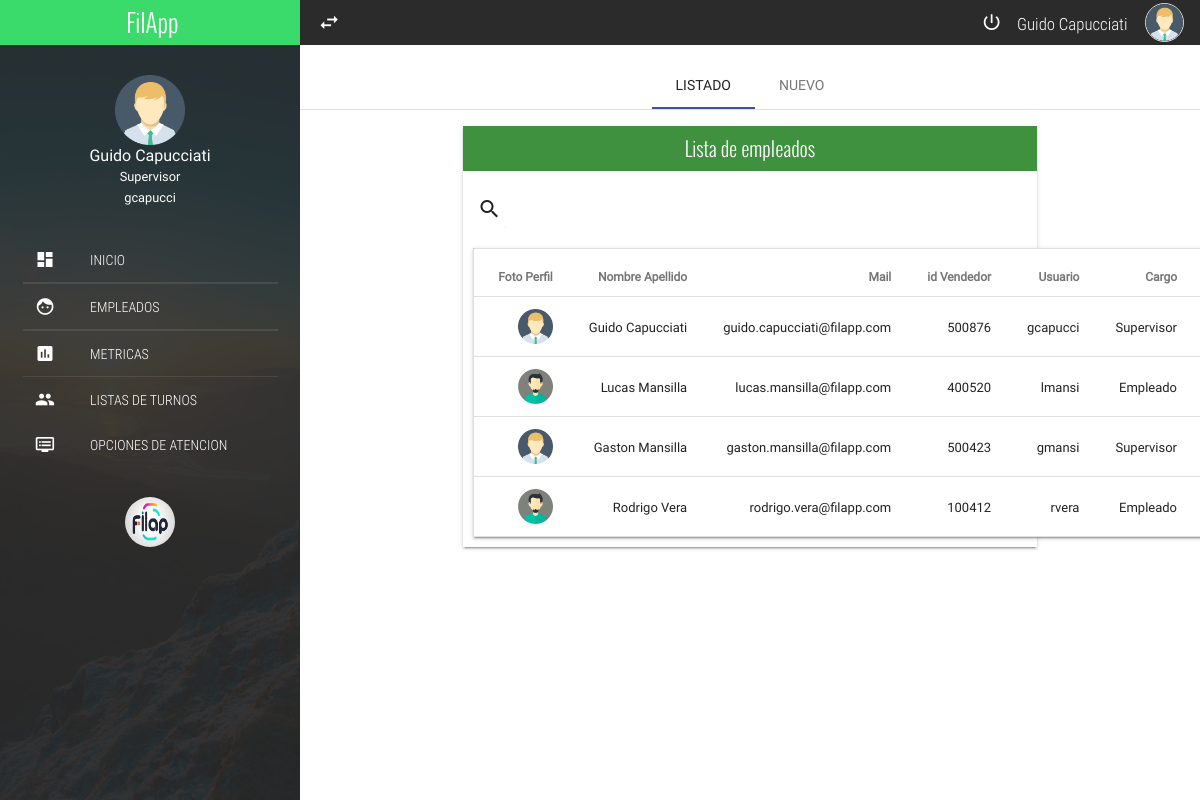
The app's page /Admin3/listaEmpleado.php (signed in) with its own data.
### tables this page shows
CREATE TABLE `empleados` (
  `id` int(11) NOT NULL,
  `Nombre` varchar(50) NOT NULL,
  `Apellido` varchar(50) NOT NULL,
  `Usuario` varchar(20) NOT NULL,
  `pass` varchar(15) NOT NULL,
  `idCargo` int(11) NOT NULL,
  `idVendedor` int(11) NOT NULL,
  `Mail` varchar(100) NOT NULL,
  `fotoPerfil` varchar(50) NOT NULL,
  `UltimoLogin` date DEFAULT NULL,
  `UserCreador` varchar(50) DEFAULT NULL
);

### Admin3/listaEmpleado.php (the view, shortened to what this page needs)
<?php
include 'headersup.php';
require_once '../php/Conexiones/conn.php';
?>
		<div class="mdl-tabs mdl-js-tabs mdl-js-ripple-effect">
			<div class="mdl-tabs__tab-bar">
				<a href="#tabListAdmin" class="mdl-tabs__tab  is-active">Listado</a>
				<a href="#tabNewAdmin" class="mdl-tabs__tab">Nuevo</a>
			</div>
			<div class="mdl-tabs__panel is-active" id="tabListAdmin">
				<div class="mdl-grid">
					<div class="mdl-cell mdl-cell--4-col-phone mdl-cell--8-col-tablet mdl-cell--8-col-desktop mdl-cell--2-offset-desktop">
						<div class="full-width panel mdl-shadow--2dp">
							<div class="full-width panel-tittle bg-success text-center tittles">
								Lista de empleados
							</div>
							<div class="full-width panel-content">
								<form action="listaEmpleado.php" method="GET">
									<div class="mdl-textfield mdl-js-textfield mdl-textfield--expandable">
										<label class="mdl-button mdl-js-button mdl-button--icon" for="searchAdmin">
											<i class="zmdi zmdi-search"></i>
										</label>
									</div>
								</form>
								<table class="mdl-data-table mdl-js-data-table mdl-shadow--2dp full-width table-responsive">
						<thead>
							<tr>
								<th>Foto Perfil</th>
                                <th>Nombre Apellido</th>
								<th>Mail</th>
								<th>id Vendedor</th>
								<th>Usuario</th>
								<th>Cargo</th>
								<th>Eliminar</th>
							</tr>
						</thead>
						<tbody>
						<?php
									$sql = "SELECT * FROM empleados";
									$respuesta = mysqli_query($link,$sql) or die(mysqli_error($link));
									while($fila= mysqli_fetch_assoc($respuesta)){
										if ($fila['idCargo'] == 1) {
											$Cargo = 'Supervisor';
										}else{
											$Cargo = 'Empleado';
										}
								?>
							<tr>
								<td><img src="assets/img/<?php echo $fila['fotoPerfil']; ?>" alt="avatar" style="height: 35px; width:35px;"></td>
								<td><?php echo $fila['Nombre'].' '.$fila['Apellido']; ?></td>
                                <td><?php echo $fila['Mail'];?></td>
								<td><?php echo $fila['idVendedor'];?></td>
								<td><?php echo $fila['Usuario'];?></td>
								<td><?php echo $Cargo ?></td>
								<td><a class="mdl-button mdl-button--icon mdl-js-button mdl-js-ripple-effect" href="form/eliminarEmpleado.php?id=<?php echo $fila['id']?>"><i class="zmdi zmdi-alert-octagon"></i></a>Eliminar</td>
							</tr>
							<?php
								}
							?>
						</tbody>
					</table>
								</div>
							</div>
						</div>
					</div>
				</div>
			</div>
	</section>
	<?php
	include 'footer.php';
	?>

### Admin3/headersup.php (shortened to what this page needs)
<?php
if ($_SESSION['Cargo'] == 1) {
    $cargo = "Supervisor";
}
?>
<!DOCTYPE html>
<html lang="es">
<head>
	<link rel="stylesheet" href="css/normalize.css">
	<link rel="stylesheet" href="css/sweetalert2.css">
	<link rel="stylesheet" href="css/material.min.css">
	<link rel="stylesheet" href="css/material-design-iconic-font.min.css">
	<link rel="stylesheet" href="css/jquery.mCustomScrollbar.css">
	<link rel="stylesheet" href="css/main.css">
</head>
<body>
	<section class="full-width navLateral">
		<div class="full-width navLateral-bg btn-menu"></div>
		<div class="full-width navLateral-body">
			<div class="full-width navLateral-body-logo text-center tittles">
				<i class="zmdi zmdi-close btn-menu"></i> FilApp
			</div>
			<figure class="full-width navLateral-body-tittle-menu">
				<div>
					<img src="assets/img/avatar-male.png" alt="Avatar" class="img-responsive">
				</div>
				<figcaption>
					<span>
					<?php echo $_SESSION['name'].'<br> <small>'.$cargo.'</small>'.'<br> <small>'.$_SESSION['user'].'</small>';?>
					</span>
				</figcaption>
			</figure>
			<nav class="full-width">
				<ul class="full-width list-unstyle menu-principal">
					<li class="full-width">
						<a href="homeSup.php" class="full-width">
							<div class="navLateral-body-cl">
								<i class="zmdi zmdi-view-dashboard"></i>
							</div>
							<div class="navLateral-body-cr">
								INICIO
							</div>
						</a>
					</li>
					<li class="full-width divider-menu-h"></li>
					<li class="full-width divider-menu-h"></li>
					<li class="full-width">
                        <a href="listaEmpleado.php" class="full-width">
							<div class="navLateral-body-cl">
								<i class="zmdi zmdi-face"></i>
							</div>
							<div class="navLateral-body-cr">
								EMPLEADOS
							</div>
						</a>
					</li>
					<li class="full-width divider-menu-h"></li>
					<li class="full-width divider-menu-h"></li>
					<li class="full-width">
                        <a href="metricas.php" class="full-width">
							<div class="navLateral-body-cl">
								<i class="zmdi zmdi-chart "></i>
							</div>
							<div class="navLateral-body-cr">
								METRICAS
							</div>
						</a>
					</li>
					<li class="full-width divider-menu-h"></li>
					<li class="full-width">
                        <a href="listaTurnos.php" class="full-width">
							<div class="navLateral-body-cl">
								<i class="zmdi zmdi-accounts"></i>
							</div>
							<div class="navLateral-body-cr">
								LISTAS DE TURNOS
							</div>
						</a>
					</li>
					<li class="full-width">
                        <a href="opcciones.php" class="full-width">
							<div class="navLateral-body-cl">
								<i class="zmdi zmdi-tv-list"></i>
							</div>
							<div class="navLateral-body-cr">
								OPCIONES DE ATENCION
							</div>
						</a>
					</li>
					<figure class="full-width navLateral-body-tittle-menu">
						<div>
							<img src="assets/img/Logo3.jpeg" alt="Avatar" class="circular-image">
						</div>
					</figure>
				</ul>
			</nav>
		</div>
	</section>
	<section class="full-width pageContent">
		<div class="full-width navBar">
			<div class="full-width navBar-options">
				<i class="zmdi zmdi-swap btn-menu" id="btn-menu"></i>
				<nav class="navBar-options-list">
					<ul class="list-unstyle">
						<li class="btn-exit" id="btn-exit">
							<i class="zmdi zmdi-power"></i>
						</li>
						<li class="text-condensedLight noLink" ><small><?php echo $_SESSION['name'];?></small></li>
						<li class="noLink">
							<figure>
								<img src="assets/img/avatar-male.png" alt="Avatar" class="img-responsive">
							</figure>
						</li>
					</ul>
				</nav>
			</div>
		</div>

### Admin3/footer.php
</body>
</html>

### Admin3/css/main.css (style rules this page uses)
:root { --color-text: #3F51B5; --primary-color: #2B2B2C; --acent-color: #3bdb6b; }
html, body { width: 100%; height: 100%; margin: 0; padding: 0; font-size: 16px; font-family: "RobotoRegular"; position: relative; background-color: #fff; }
.text-condensedLight { font-family: "RobotoCondensedLight"; }
.text-center { text-align: center; }
.tittles { font-family: "OswaldLight"; }
.mdl-textfield { width: 100%; }
.full-width { margin: 0; padding: 0; width: 100%; box-sizing: border-box; }
.list-unstyle { margin: 0; padding: 0; list-style: none; box-sizing: border-box; }
.img-responsive { width: 100%; height: auto; }
.table-responsive { overflow: auto; }
.divider-menu-h { height: 0; border-top: 1px solid rgba(255, 255, 255, .09); width: 85%; margin: 0 auto; }
.table-responsive { width: 100%; overflow-x: scroll; position: relative; }
.panel { height: auto; }
.panel-tittle { height: 45px; display: block; line-height: 45px; color: #fff; font-size: 20px; }
.panel-content { display: block; padding: 10px; }
.bg-success { background-color: #3f903f !important; }
.navBar { background-color: var(--primary-color); height: 45px; color: #fff; }
.navBar-options { line-height: 45px; height: 45px; position: absolute; width: 100%; top: 0; right: 0; padding: 0; transition: all .3s ease-in-out; }
.navBar-options .btn-menu, .navBar-options-list { line-height: 45px; position: absolute; top: 0; height: 45px; margin: 0; padding: 0; }
.navBar-options .btn-menu { width: 40px; left: 0; font-size: 23px; cursor: pointer; user-select: none; text-align: center; outline: none; margin-left: 9px; }
.navBar-options-list { right: 9px; }
.navBar-options-list .noLink { cursor: inherit !important; }
.navBar-options-list ul { height: 45px; }
.navBar-options-list ul li { height: 45px; line-height: 45px; cursor: pointer; display: inline-block; padding: 0 7px; font-size: 21px; -moz-user-select: none; -webkit-user-select: none; -ms-user-select: none; }
.navBar-options-list ul li { outline: none; }
.navBar-options-list ul li figure, .navBar-options-list ul li figure img { margin: 0; padding: 0; padding-top: 0; margin-top: 0; box-sizing: border-box; }
.navBar-options-list ul li figure { height: 45px; }
.navBar-options-list ul li figure img { border: 1px solid #E1E1E1; border-radius: 50%; width: 39px; height: 39px; margin-bottom: 3px; }
.navLateral, .navLateral-body, .navLateral-bg { position: absolute; top: 0; height: 100%; }
.navLateral { left: 0; width: 300px; z-index: 100; transition: all .3s ease-in-out; background-image: url("../assets/img/FontNavLateral.jpg"); background-size: cover; color: #fff; overflow: hidden; }
.navLateral-body { z-index: 82; left: 0; padding-bottom: 30px; background-color: rgba(43, 43, 44, .9); }
.navLateral-body-logo { height: 45px; line-height: 45px; color: #fff; width: 100%; font-size: 25px; background-color: var(--acent-color); }
.navLateral-body-cl, .navLateral-body-cr { box-sizing: border-box; height: 77px; float: left; margin: 0; padding: 0; position: relative; }
.navLateral-body-cl { width: 30%; }
.navLateral-body-cr { width: 70%; font-family: "RobotoCondensedLight"; }
.navLateral-body-tittle-menu { text-align: center; padding: 30px 0; }
.navLateral-body-tittle-menu img { max-width: 70px; }
.menu-principal li, .menu-principal li a { display: block; }
.menu-principal li a { height: 45px; color: #fff; position: relative; transition: all .3s ease-in-out; }
.circular-image { border-radius: 50%; width: 50px; height: 50px; }
.menu-principal li a div.navLateral-body-cl, .menu-principal li a div.navLateral-body-cr { height: 45px; line-height: 45px; }
.menu-principal li a div.navLateral-body-cl { text-align: center; font-size: 20px; }
.pageContent { padding-left: 300px; width: 100%; height: 100%; overflow: hidden; z-index: 77; background-color: #fff; transition: all .3s ease-in-out; }

### records on screen
empleados: fotoPerfil (picture), Nombre "Guido", Apellido "Capucciati", Mail "guido.capucciati@filapp.com", idVendedor "500876", Usuario "gcapucci", idCargo "Supervisor"
empleados: fotoPerfil (picture), Nombre "Lucas", Apellido "Mansilla", Mail "lucas.mansilla@filapp.com", idVendedor "400520", Usuario "lmansi", idCargo "Empleado"
empleados: fotoPerfil (picture), Nombre "Gaston", Apellido "Mansilla", Mail "gaston.mansilla@filapp.com", idVendedor "500423", Usuario "gmansi", idCargo "Supervisor"
empleados: fotoPerfil (picture), Nombre "Rodrigo", Apellido "Vera", Mail "rodrigo.vera@filapp.com", idVendedor "100412", Usuario "rvera", idCargo "Empleado"

### other values on screen
$_SESSION['name'] "Guido Capucciati"
$cargo "Supervisor"
$_SESSION['user'] "gcapucci"
